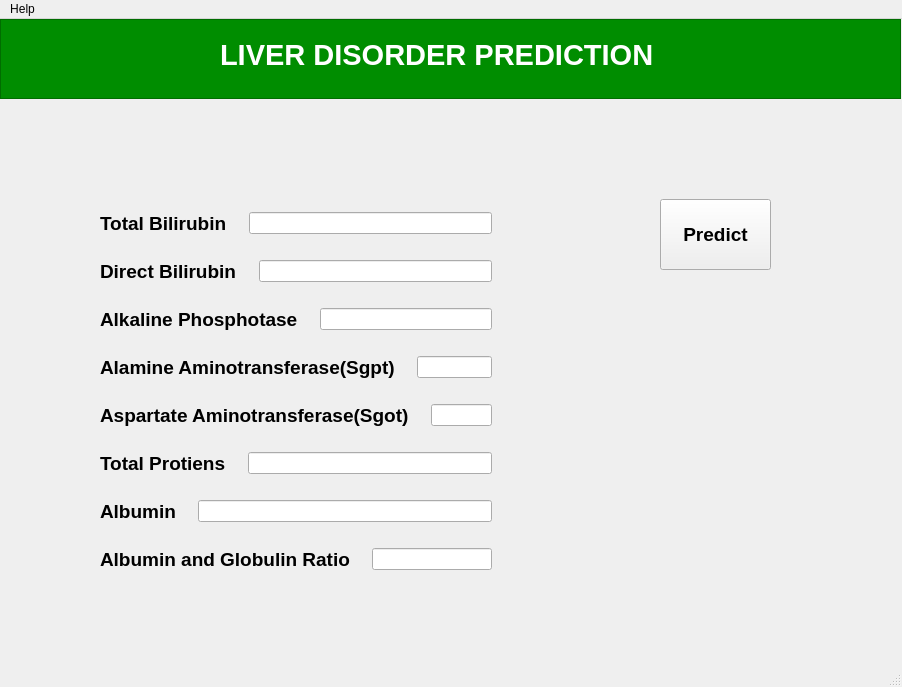
<?xml version="1.0" encoding="UTF-8"?>
<ui version="4.0">
 <class>MainWindow</class>
 <widget class="QMainWindow" name="MainWindow">
  <property name="geometry">
   <rect>
    <x>0</x>
    <y>0</y>
    <width>902</width>
    <height>687</height>
   </rect>
  </property>
  <property name="windowTitle">
   <string>LIVER DISORDER</string>
  </property>
  <widget class="QWidget" name="centralwidget">
   <widget class="QFrame" name="frame">
    <property name="geometry">
     <rect>
      <x>0</x>
      <y>0</y>
      <width>901</width>
      <height>80</height>
     </rect>
    </property>
    <property name="styleSheet">
     <string notr="true">background-color: rgb(0, 141, 0);</string>
    </property>
    <property name="frameShape">
     <enum>QFrame::StyledPanel</enum>
    </property>
    <property name="frameShadow">
     <enum>QFrame::Raised</enum>
    </property>
    <widget class="QLabel" name="label">
     <property name="geometry">
      <rect>
       <x>220</x>
       <y>20</y>
       <width>461</width>
       <height>31</height>
      </rect>
     </property>
     <property name="font">
      <font>
       <pointsize>22</pointsize>
       <weight>75</weight>
       <bold>true</bold>
      </font>
     </property>
     <property name="styleSheet">
      <string notr="true">color: rgb(255, 255, 255);</string>
     </property>
     <property name="text">
      <string>LIVER DISORDER PREDICTION</string>
     </property>
    </widget>
   </widget>
   <widget class="QPushButton" name="btnPredict">
    <property name="geometry">
     <rect>
      <x>660</x>
      <y>180</y>
      <width>111</width>
      <height>71</height>
     </rect>
    </property>
    <property name="font">
     <font>
      <pointsize>14</pointsize>
      <weight>75</weight>
      <bold>true</bold>
     </font>
    </property>
    <property name="text">
     <string>Predict</string>
    </property>
   </widget>
   <widget class="QLabel" name="resultLabel">
    <property name="geometry">
     <rect>
      <x>230</x>
      <y>120</y>
      <width>401</width>
      <height>21</height>
     </rect>
    </property>
    <property name="font">
     <font>
      <pointsize>16</pointsize>
      <weight>75</weight>
      <bold>true</bold>
     </font>
    </property>
    <property name="styleSheet">
     <string notr="true">color: rgb(0, 85, 0);</string>
    </property>
    <property name="text">
     <string/>
    </property>
   </widget>
   <widget class="QWidget" name="verticalLayoutWidget">
    <property name="geometry">
     <rect>
      <x>100</x>
      <y>190</y>
      <width>392</width>
      <height>370</height>
     </rect>
    </property>
    <layout class="QVBoxLayout" name="verticalLayout_5">
     <property name="spacing">
      <number>22</number>
     </property>
     <item>
      <layout class="QHBoxLayout" name="horizontalLayout">
       <item>
        <widget class="QLabel" name="label_2">
         <property name="font">
          <font>
           <pointsize>14</pointsize>
           <weight>75</weight>
           <bold>true</bold>
          </font>
         </property>
         <property name="text">
          <string>Total Bilirubin</string>
         </property>
        </widget>
       </item>
       <item>
        <widget class="QLineEdit" name="tbField"/>
       </item>
      </layout>
     </item>
     <item>
      <layout class="QHBoxLayout" name="horizontalLayout_2">
       <item>
        <widget class="QLabel" name="label_3">
         <property name="font">
          <font>
           <pointsize>14</pointsize>
           <weight>75</weight>
           <bold>true</bold>
          </font>
         </property>
         <property name="text">
          <string>Direct Bilirubin</string>
         </property>
        </widget>
       </item>
       <item>
        <widget class="QLineEdit" name="dbField"/>
       </item>
      </layout>
     </item>
     <item>
      <layout class="QHBoxLayout" name="horizontalLayout_3">
       <item>
        <widget class="QLabel" name="label_4">
         <property name="font">
          <font>
           <pointsize>14</pointsize>
           <weight>75</weight>
           <bold>true</bold>
          </font>
         </property>
         <property name="text">
          <string>Alkaline Phosphotase</string>
         </property>
        </widget>
       </item>
       <item>
        <widget class="QLineEdit" name="alkphosField"/>
       </item>
      </layout>
     </item>
     <item>
      <layout class="QHBoxLayout" name="horizontalLayout_4">
       <item>
        <widget class="QLabel" name="label_5">
         <property name="font">
          <font>
           <pointsize>14</pointsize>
           <weight>75</weight>
           <bold>true</bold>
          </font>
         </property>
         <property name="text">
          <string>Alamine Aminotransferase(Sgpt)</string>
         </property>
        </widget>
       </item>
       <item>
        <widget class="QLineEdit" name="sgptField"/>
       </item>
      </layout>
     </item>
     <item>
      <layout class="QHBoxLayout" name="horizontalLayout_5">
       <item>
        <widget class="QLabel" name="label_6">
         <property name="font">
          <font>
           <pointsize>14</pointsize>
           <weight>75</weight>
           <bold>true</bold>
          </font>
         </property>
         <property name="text">
          <string>Aspartate Aminotransferase(Sgot)</string>
         </property>
        </widget>
       </item>
       <item>
        <widget class="QLineEdit" name="sgotField"/>
       </item>
      </layout>
     </item>
     <item>
      <layout class="QHBoxLayout" name="horizontalLayout_6">
       <item>
        <widget class="QLabel" name="label_7">
         <property name="font">
          <font>
           <pointsize>14</pointsize>
           <weight>75</weight>
           <bold>true</bold>
          </font>
         </property>
         <property name="text">
          <string>Total Protiens</string>
         </property>
        </widget>
       </item>
       <item>
        <widget class="QLineEdit" name="proteinField"/>
       </item>
      </layout>
     </item>
     <item>
      <layout class="QHBoxLayout" name="horizontalLayout_7">
       <item>
        <widget class="QLabel" name="label_8">
         <property name="font">
          <font>
           <pointsize>14</pointsize>
           <weight>75</weight>
           <bold>true</bold>
          </font>
         </property>
         <property name="text">
          <string>Albumin</string>
         </property>
        </widget>
       </item>
       <item>
        <widget class="QLineEdit" name="albuminField"/>
       </item>
      </layout>
     </item>
     <item>
      <layout class="QHBoxLayout" name="horizontalLayout_8">
       <item>
        <widget class="QLabel" name="label_9">
         <property name="font">
          <font>
           <pointsize>14</pointsize>
           <weight>75</weight>
           <bold>true</bold>
          </font>
         </property>
         <property name="text">
          <string>Albumin and Globulin Ratio</string>
         </property>
        </widget>
       </item>
       <item>
        <widget class="QLineEdit" name="ratioField"/>
       </item>
      </layout>
     </item>
    </layout>
   </widget>
  </widget>
  <widget class="QMenuBar" name="menubar">
   <property name="geometry">
    <rect>
     <x>0</x>
     <y>0</y>
     <width>902</width>
     <height>21</height>
    </rect>
   </property>
   <widget class="QMenu" name="menuHelp">
    <property name="title">
     <string>Help</string>
    </property>
    <addaction name="actionAbout"/>
   </widget>
   <addaction name="menuHelp"/>
  </widget>
  <widget class="QStatusBar" name="statusbar"/>
  <action name="actionAbout">
   <property name="text">
    <string>About</string>
   </property>
  </action>
 </widget>
 <resources/>
 <connections/>
</ui>
